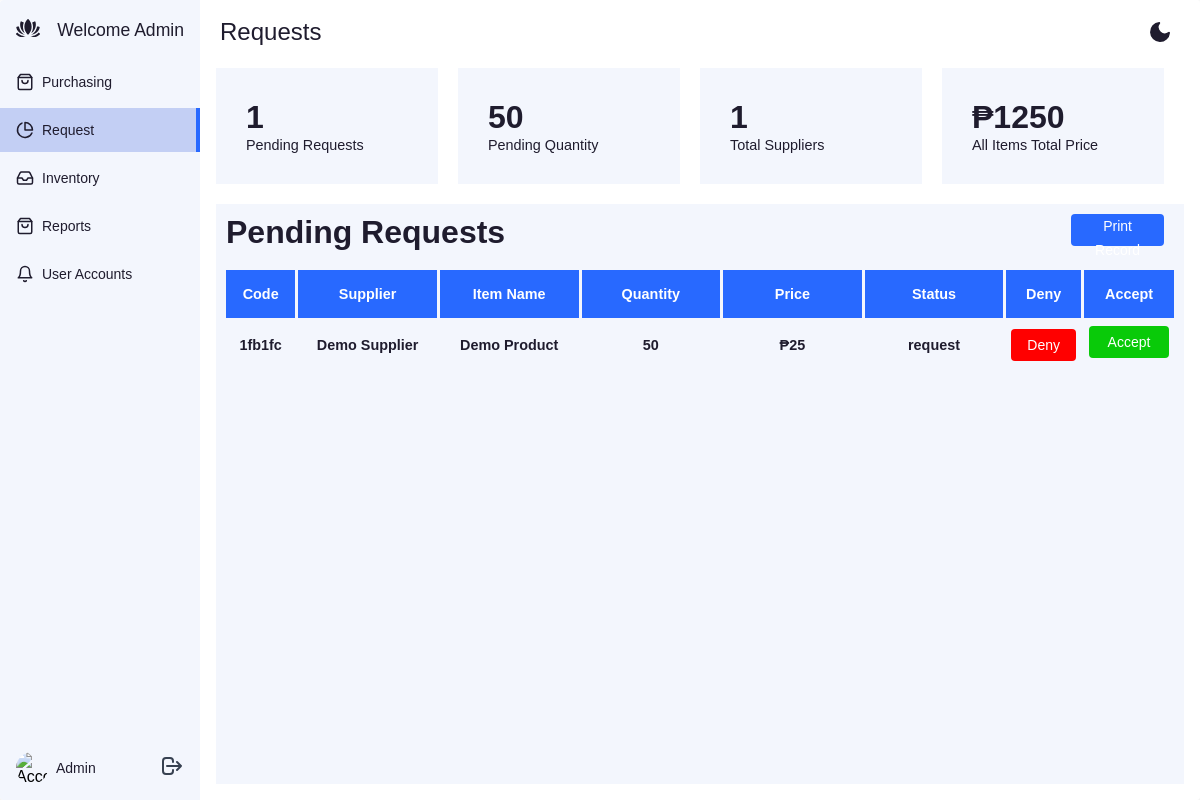
/build/admin/admin-request.php (signed in), run on the app's committed database.
### tables this page shows
CREATE TABLE `request` (
  `code` varchar(10) NOT NULL,
  `supplier` varchar(20) NOT NULL,
  `name` varchar(20) NOT NULL,
  `quantity` int(10) NOT NULL,
  `price` int(10) NOT NULL,
  `status` varchar(10) NOT NULL,
  `date` timestamp NOT NULL DEFAULT current_timestamp(),
  `delivery_status` varchar(10) NOT NULL
);

### app/app.php (called while the page is built, shortened)
<?php
function titleCase($string) {
   $string = strtolower($string);
   $string = ucwords($string);
   return $string;
}

### build/admin/admin-request.php (the view, shortened to what this page needs)
<?php
   require('../../helper/connect.php');
   include('../../app/app.php');
   $username = titleCase($_SESSION['username']);
   $result = mysqli_query($connection, "select * from request where status = 'request'");
   $pendingRequest = 0;
   $pendingQuantity = 0;
   $totalSupplier = 0;
   $totalItemPrice = 0;
   $suppliers = [];
   if ($result) {
      $categoryArray = mysqli_fetch_all($result, MYSQLI_ASSOC);
      foreach($categoryArray as $items) {
         $pendingRequest++;
         $pendingQuantity += (int) $items['quantity'];
         $totalItemPrice += (int) $items['price'] * (int) $items['quantity'];
         $suppliers[] = $items['supplier'];
      }
      $uniqueSupplier = array_unique($suppliers);
      $totalSupplier = count($uniqueSupplier);
   }
?>
<!DOCTYPE html>
<html lang="en">
<head>
   <link href="https://cdn.jsdelivr.net/npm/remixicon@4.2.0/fonts/remixicon.css" rel="stylesheet"/>
   <link rel="stylesheet" href="../../styles/home-admin.css">
</head>
<body>
<div class="app-container">
   <div class="sidebar">
      <div class="sidebar-header">
         <div class="app-icon">
         </div>
         <p class="logo"><?= 'Welcome ' . $username ?></p>
      </div>
      <ul class="sidebar-list">
         <li class="sidebar-list-item">
         <a href="admin-purchase.php">
            <span>Purchasing</span>
         </a>
         </li>
         <li class="sidebar-list-item active">
         <a href="admin-request.php">
            <svg xmlns="http://www.w3.org/2000/svg" width="18" height="18" viewBox="0 0 24 24" fill="none" stroke="currentColor" stroke-width="2" stroke-linecap="round" stroke-linejoin="round" class="feather feather-pie-chart"><path d="M21.21 15.89A10 10 0 1 1 8 2.83"/><path d="M22 12A10 10 0 0 0 12 2v10z"/></svg>
            <span>Request</span>
         </a>
         </li>
         <li class="sidebar-list-item">
         <a href="admin-inventory.php">
            <span>Inventory</span>
         </a>
         </li>
         <li class="sidebar-list-item">
         <a href="admin-report.php">
            <span>Reports</span>
         </a>
         </li>
         <li class="sidebar-list-item">
         <a href="admin-account.php">
            <svg xmlns="http://www.w3.org/2000/svg" width="18" height="18" viewBox="0 0 24 24" fill="none" stroke="currentColor" stroke-width="2" stroke-linecap="round" stroke-linejoin="round" class="feather feather-bell"><path d="M18 8A6 6 0 0 0 6 8c0 7-3 9-3 9h18s-3-2-3-9"/><path d="M13.73 21a2 2 0 0 1-3.46 0"/></svg>
            <span>User Accounts</span>
         </a>
         </li>
      </ul>
      <div class="account-info">
         <div class="account-info-picture">
         <img src="https://images.unsplash.com/photo-1527736947477-2790e28f3443?ixid=MnwxMjA3fDB8MHxzZWFyY2h8MTE2fHx3b21hbnxlbnwwfHwwfHw%3D&ixlib=rb-1.2.1&auto=format&fit=crop&w=900&q=60" alt="Account">
         </div>
         <div class="account-info-name"><?= $username ?></div>
         <form method="POST" action="../../signin.php" class="account-info-more">
            <button type="submit" class="account-info-more" name="logout_session">
            </button>
         </form>
      </div>
   </div>
   <div class="app-content">
         <div class="app-content-header">
          <h1 class="app-content-headerText">Requests</h1>
          <button class="mode-switch" title="Switch Theme">
            <svg class="moon" fill="none" stroke="currentColor" stroke-linecap="round" stroke-linejoin="round" stroke-width="2" width="24" height="24" viewBox="0 0 24 24">
              <defs></defs>
              <path d="M21 12.79A9 9 0 1111.21 3 7 7 0 0021 12.79z"></path>
            </svg>
          </button>
        </div>
        <div class="request-container-2">
            <div class="requests waveeffect">
               <h1><?= $pendingRequest; ?></h1>
               <p class="">Pending Requests</p>
            </div>
            <div class="total-amount waveeffect">
               <h1><?= $pendingQuantity ?></h1>
               <p class="">Pending Quantity</p>
            </div>
            <div class="total-paid-amount waveeffect">
               <h1><?= $totalSupplier ?></h1>
               <p class="">Total Suppliers</p>
            </div>
            <div class="total-purchase-due waveeffect">
               <h1><?= '₱' . $totalItemPrice ?></h1>
               <p class="">All Items Total Price</p>
            </div>
            <div class="request-list">
               <h1>Pending Requests</h1>
               <button class="app-content-headerButton">Print Record</button>
               <div class="request-table">
                  <div>Code</div>
                  <div>Supplier</div>
                  <div>Item Name</div>
                  <div>Quantity</div>
                  <div>Price</div>
                  <div>Status</div>
                  <div>Deny</div>
                  <div>Accept</div>
                  <?php
                     $query = 'SELECT * FROM request';
                     $result = mysqli_query($connection, $query);
                     if ($result) {
                        if (mysqli_num_rows($result) > 0) {
                            while ($row = mysqli_fetch_assoc($result)) {
                              if ($row['status'] == 'request') {
                                 echo "<div>" . $row['code'] . "</div>";
                                 echo "<div>" . $row['supplier'] . "</div>";
                                 echo "<div>" . $row['name'] . "</div>";
                                 echo "<div>" . $row['quantity'] . "</div>";
                                 echo "<div>" . '₱' . $row['price'] . "</div>";
                                 echo "<div>" . $row['status'] . "</div>";
                                 echo "<div>
                                          <form action='admin-request.php' method='POST'>
                                             <input type='hidden' name='delete_code' value='{$row['code']}'>
                                             <button type='submit' class='app-content-headerButton-red' name='request_delete'>Deny</button>
                                          </form>
                                       </div>
                                       ";
                                 echo "<div>
                                          <form action='{$_SERVER['PHP_SELF']}' method='POST' class='myForm new-product-form accept-form'>
                                             <input type='hidden' value='{$row['code']}' name='request_code'>
                                             <input type='submit' class='app-content-headerButton-green edit-button accept-button'  value='Accept' name='request_submit'>
                                          </form>
                                       </div>";
                              }
                            }
                        }
                     } else {
                           echo "Error: " . mysqli_error($connection);
                     }
                  ?>
               </div>
            </div>
        </div>
   </div>
   </div>
</body>
</html>

### styles/style.css (style rules this page uses)
* { margin: 0; padding: 0; box-sizing: border-box; }
html, body { height: 100vh; width: 100%; overflow: hidden; }

### data on the page
request: code "1fb1fc", supplier "Demo Supplier", name "Demo Product", quantity "50", price "25", status "request"

### other printed values
$username "Admin"
$pendingRequest "1"
$pendingQuantity "50"
$totalSupplier "1"
$totalItemPrice "1250"
